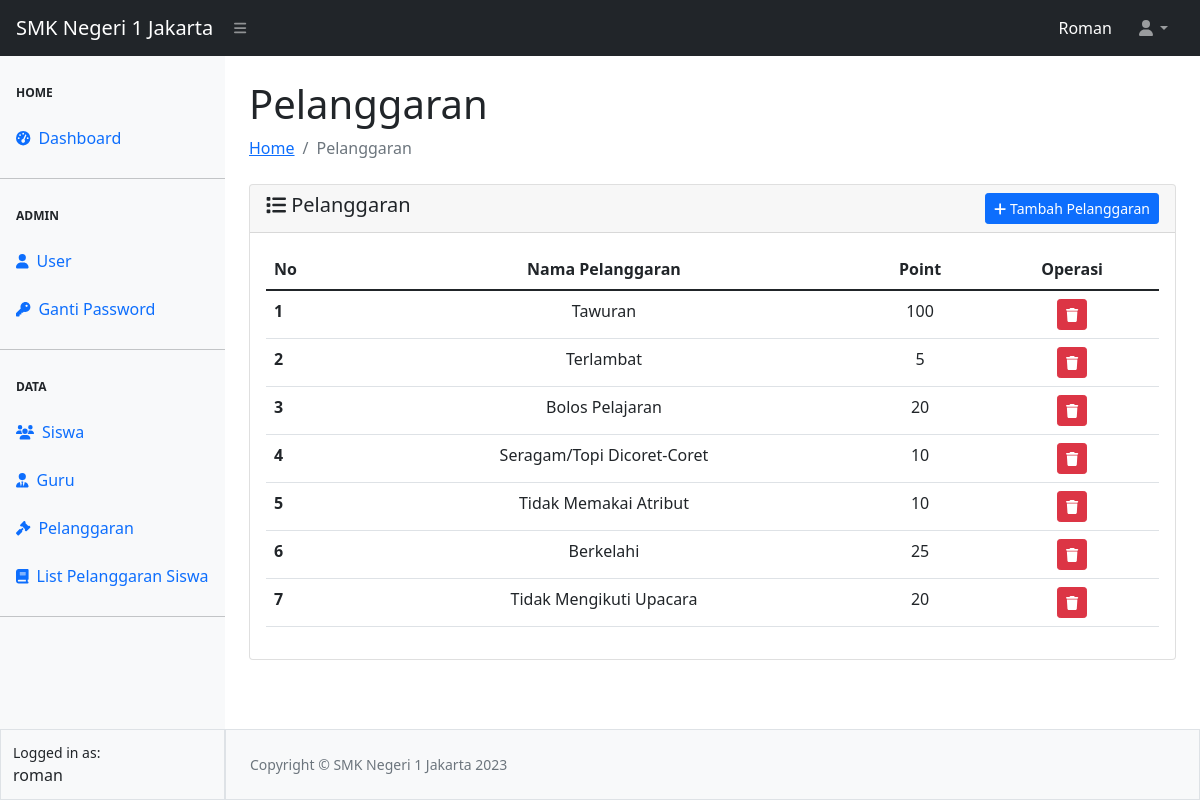
The app's page /pelanggaran/pelanggaran.php (signed in) with its own data.
### tables this page shows
CREATE TABLE `tbl_pelanggaran` (
  `id_pelanggaran` int(111) NOT NULL,
  `nama_pelanggaran` varchar(128) NOT NULL,
  `point_pelanggaran` int(111) NOT NULL
);

### config.php (called while the page is built, shortened)
<?php
$koneksi = mysqli_connect("localhost", "root", "", "smkn1");
$main_url = "http://localhost/smkn1/";
function getData($sql)
{
    global $koneksi;
    $result = mysqli_query($koneksi, $sql);
    $rows = [];
    while ($row = mysqli_fetch_assoc($result)) {
        $rows[] = $row;
    }
    return $rows;
}
function userLogin()
{
    $userActive = $_SESSION['ssUser'];
    $dataUser = getData("SELECT * FROM tbl_user WHERE username = '$userActive'")[0];
    return $dataUser;
}

### pelanggaran/pelanggaran.php (the view, shortened to what this page needs)
<?php
require_once "../config.php";
require_once "../template/header.php";
require_once "../template/navbar.php";
require_once "../template/sidebar.php";
?>
<div id="layoutSidenav_content">
    <main>
        <div class="container-fluid px-4">
            <h1 class="mt-4">Pelanggaran</h1>
            <ol class="breadcrumb mb-4">
                <li class="breadcrumb-item"><a href="../index.php">Home</a></li>
                <li class="breadcrumb-item active">Pelanggaran</li>
            </ol>
            <div class="card">
                <div class="card-header">
                    <span class="h5 my-2"><i class="fa-solid fa-list"></i> Pelanggaran</span>
                    <?php
                    if (userLogin()['level'] != 2) {
                        ?>
                        <a href="<?= $main_url ?>pelanggaran/add-pelanggaran.php"
                            class="btn btn-sm btn-primary float-end"><i class="fa-solid fa-plus"></i> Tambah Pelanggaran</a>
                    <?php } ?>
                </div>
                <div class="card-body">
                    <table class="table table-hover">
                        <thead>
                            <tr>
                                <th scope="col">No</th>
                                <th scope="col">
                                    <center>Nama Pelanggaran</center>
                                </th>
                                <th scope="col">
                                    <center>Point</center>
                                </th>
                                <?php
                                if (userLogin()['level'] != 2) {
                                    ?>
                                    <th scope="col">
                                        <center>Operasi</center>
                                    </th>
                                <?php } ?>
                            </tr>
                        </thead>
                        <tbody>
                            <?php
                            $no = 1;
                            $queryPelanggaran = mysqli_query($koneksi, "SELECT * FROM tbl_pelanggaran");
                            while ($data = mysqli_fetch_array($queryPelanggaran)) { ?>
                                <tr>
                                    <th scope="row">
                                        <?= $no++ ?>
                                    </th>
                                    <td align="center">
                                        <?= $data['nama_pelanggaran'] ?>
                                    </td>
                                    <td align="center">
                                        <?= $data['point_pelanggaran'] ?>
                                    </td>
                                    <?php
                                    if (userLogin()['level'] != 2) {
                                        ?>
                                        <td align="center">
                                            <a href="hapus-pelanggaran.php?nama_pelanggaran=<?= $data['nama_pelanggaran'] ?>"
                                                class="btn btn-sm btn-danger" title="Hapus Pelanggaran"
                                                onclick="return confirm('Anda yakin akan menghapus data ini ?')"><i
                                                    class="fa-solid fa-trash"></i></a>
                                        </td>
                                    <?php } ?>
                                </tr>
                            <?php } ?>
                        </tbody>
                    </table>
                </div>
            </div>
        </div>
    </main>
    <?php
    require_once "../template/footer.php";
    ?>

### records on screen
tbl_pelanggaran: nama_pelanggaran "Tawuran", point_pelanggaran "100"
tbl_pelanggaran: nama_pelanggaran "Terlambat", point_pelanggaran "5"
tbl_pelanggaran: nama_pelanggaran "Bolos Pelajaran", point_pelanggaran "20"
tbl_pelanggaran: nama_pelanggaran "Seragam/Topi Dicoret-Coret", point_pelanggaran "10"
tbl_pelanggaran: nama_pelanggaran "Tidak Memakai Atribut", point_pelanggaran "10"
tbl_pelanggaran: nama_pelanggaran "Berkelahi", point_pelanggaran "25"
tbl_pelanggaran: nama_pelanggaran "Tidak Mengikuti Upacara", point_pelanggaran "20"

### other values on screen
$_SESSION["ssUser"] "Roman"
$_SESSION["ssUser"] "roman"
